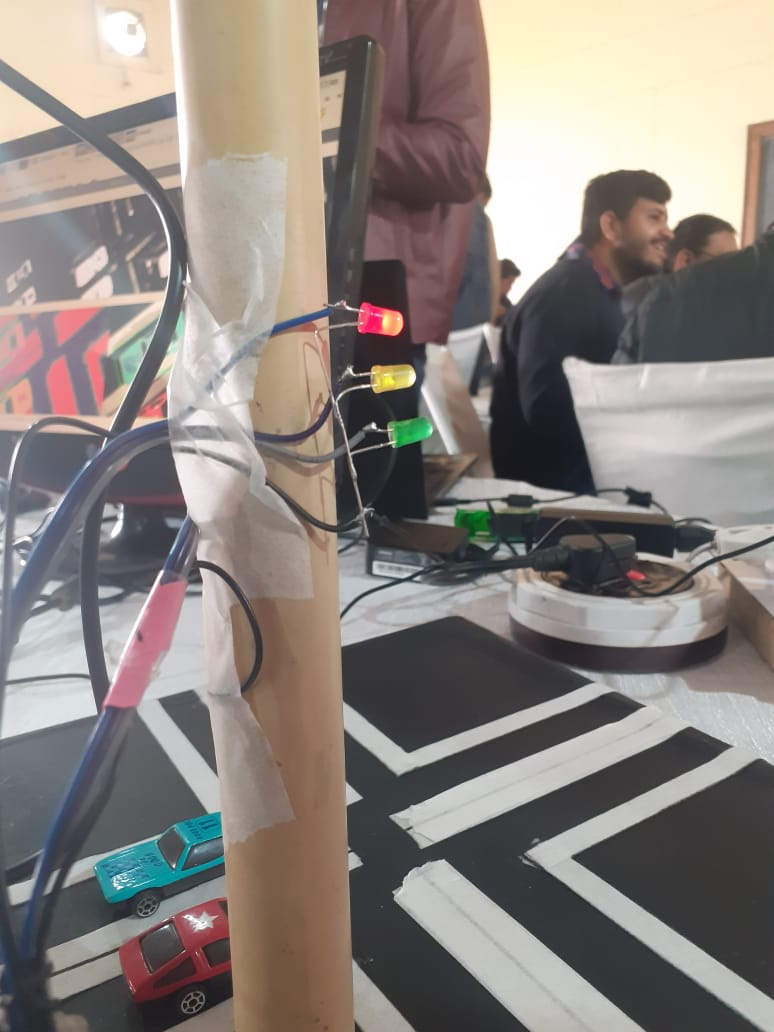
#> input picture images/WhatsApp Image 2020-01-28 at 20.06.32 (1).jpeg, 774 x 1032 px, given in place of the camera
$ python traffic_modif3.py
#> lines starting #> are read from the running program, lines starting #| are printed output that depends on the picture; after the words box and inside, x2 and y2 are one past the last pixel; in counts of white or black regions, pixels touching at a corner belong together
import numpy as np
import time
import cv2
# [7 lines of commented-out code are left out]


cam=cv2.VideoCapture(0)
cam.set(4,480) #Width=480
cam.set(5,480) #Height=480
cam.set(6,30) #FrameRate = 30

time.sleep(0.1)

colorLower = np.array([0,100,100]) #mid blue
colorUpper = np.array([179,255,255]) #light blue

initvert = 0
inithoriz = 0
counter = 0


xur = 0
yur = 0
xul = 0
yul = 0
xdr = 0
ydr = 0
xdl = 0
ydl = 0

t = 0
t1 = time.time()

while t < 1 and cam.isOpened():
    ret,frame = cam.read()
#> frame is the input picture: shape (1032, 774, 3); mean B, G, R 125.5, 130.3, 138.1
    frame = np.array(frame) #Transform frame into array
    hsv = cv2.cvtColor(frame,cv2.COLOR_RGB2HSV)
#> hsv: shape (1032, 774, 3); mean H, S, V 80.3, 35.5, 141.6

    mask = cv2.inRange(hsv,colorLower,colorUpper)
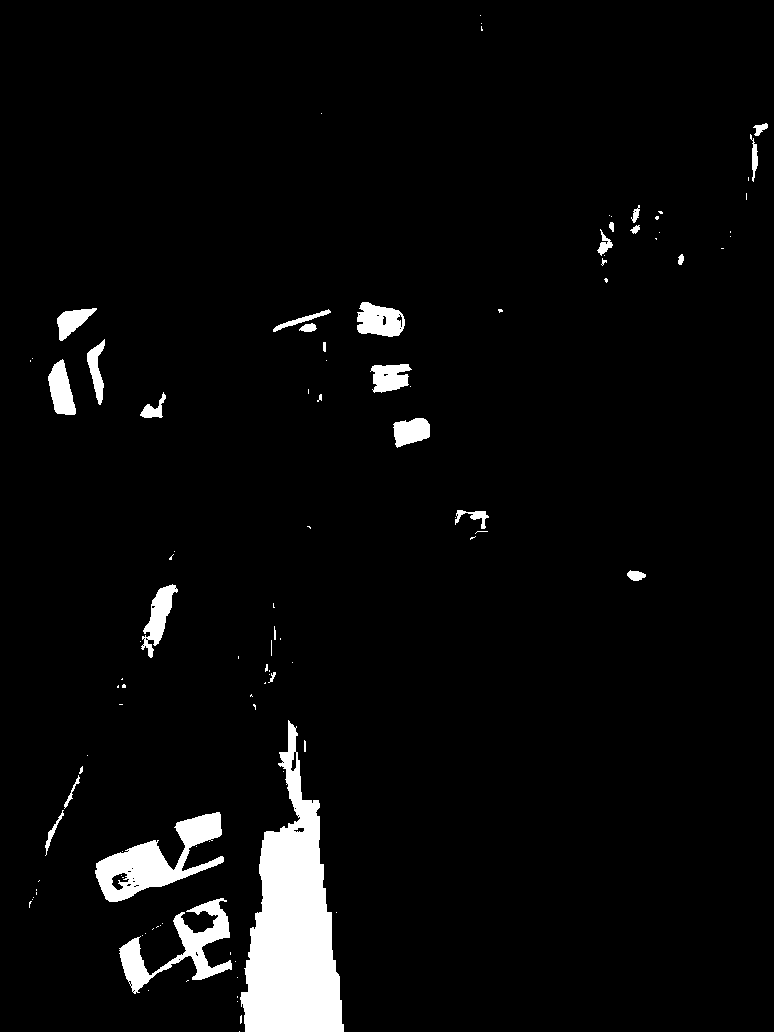
#> mask: shape (1032, 774); 4.2% white; 105 white regions (74 under 20 px), largest, box (x1, y1, x2, y2) and area: (240, 720, 344, 1032) 17439, (95, 812, 224, 902) 4603, (119, 898, 232, 994) 3245

    mask = cv2.blur(mask,(3,3))

    mask= cv2.dilate(mask,None,iterations=10)

    mask= cv2.erode(mask,None,iterations=1)

    mask= cv2.dilate(mask,None,iterations=5)
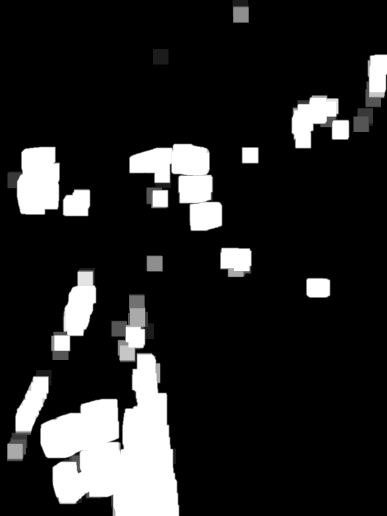
#> mask: shape (1032, 774) (shown at 1/2 size); min 0, max 255, mean 37.5


    me,thresh = cv2.threshold(mask,127,255,cv2.THRESH_BINARY)
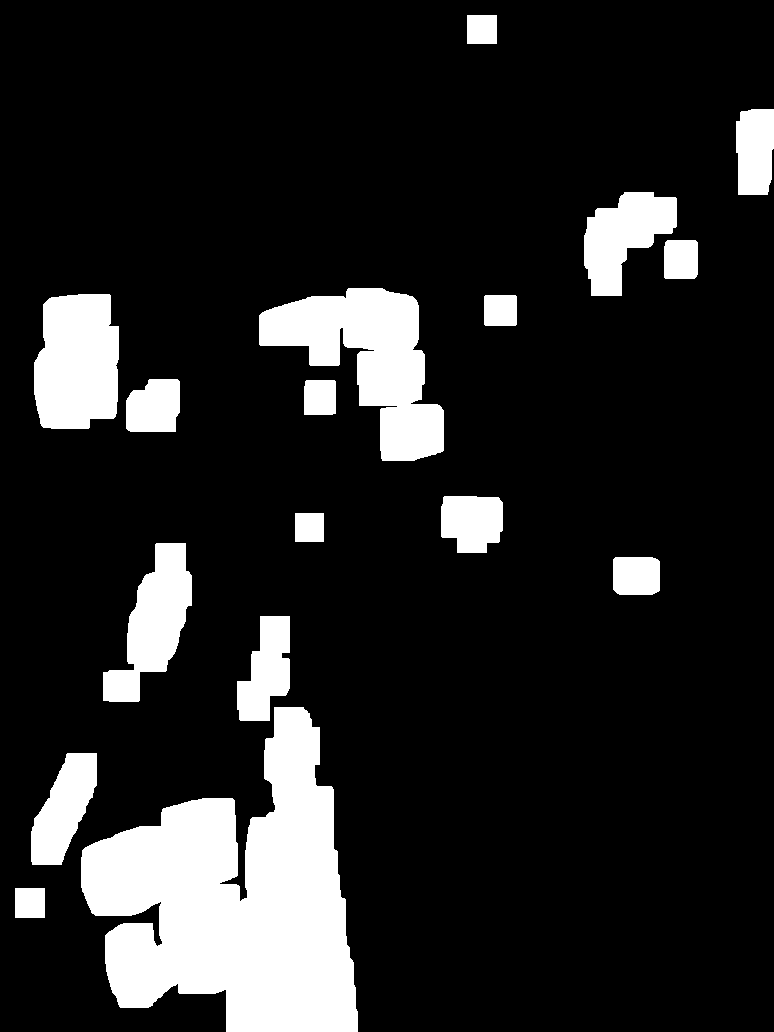
#> thresh: shape (1032, 774); 14.6% white; 17 white regions

    cnts = cv2.findContours(thresh,cv2.RETR_TREE,cv2.CHAIN_APPROX_SIMPLE)[-2]
#> cnts = 17 contours; largest, box (x1, y1, x2, y2) and area: (81, 707, 358, 1032) 52968, (259, 288, 444, 461) 15286, (34, 294, 119, 429) 9814, (103, 543, 192, 702) 6846, (584, 192, 677, 296) 5558

    center = None

    print("Centers")

    if len(cnts) > 0:
        for c in cnts:
            (x,y),radius = cv2.minEnclosingCircle(c)
            center = (int(x),int(y))
            print(center)
            radius = int(radius)
            cv2.circle(frame,center,radius,(0,255,0),2)

            x = int(x)
            y = int(y)

            if x > 240: #right
                if y > 240: #up
                    xur = x
                    yur = y

                if y < 240: #down
                    xdr = x
                    ydr = y
            if x < 240: #left
                if y > 240: #up
                    xul = x
                    yul = y

                if y < 240: #down
                    xdl = x
                    ydl = y
#> this loop made 17 passes
#> (c, x, y, radius, xul, yul) on pass 1: ([[15, 888], [15, 917], [44, 917], [44, 888]], 29, 902, 20, 29, 902)
#> (printed output is left out)
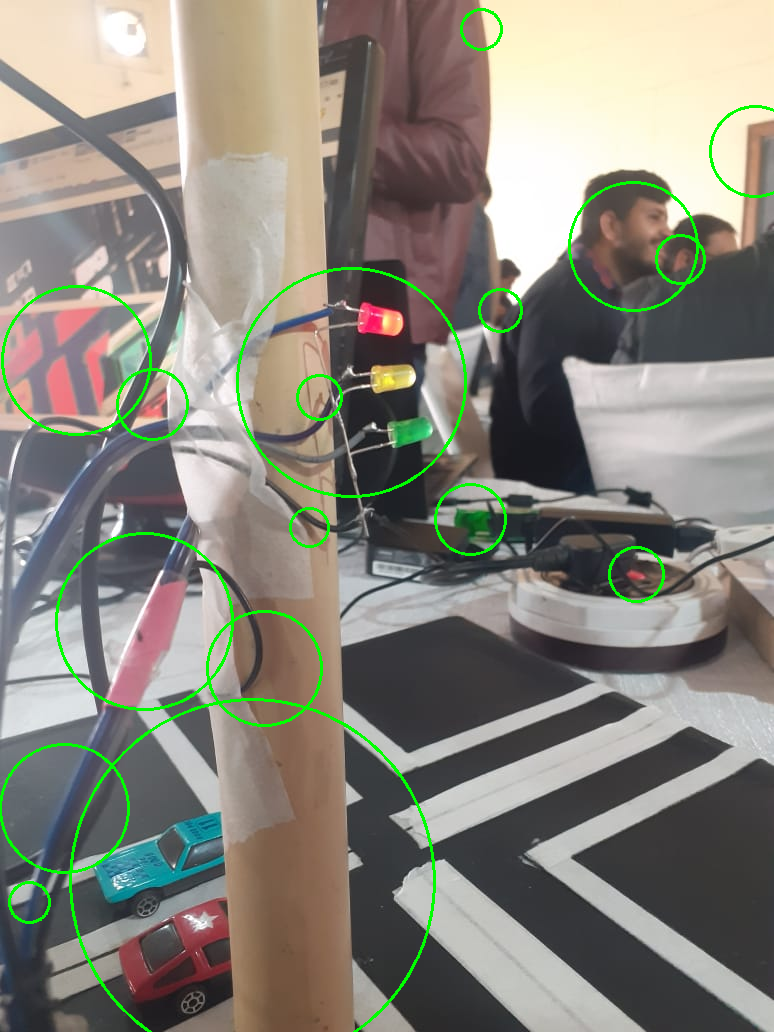
#> frame: shape (1032, 774, 3); 1.99% of pixels changed, all inside (x1, y1, x2, y2) = (0, 8, 774, 1032)


    t2 = time.time()
    t = t2-t1


print("upright",xur,yur)
print("downright",xdr,ydr)
print("upleft",xul,yul)
print("downleft",xdl,ydl)
print('\n')
print("Remove calibration objects")

time.sleep(5)

while(cam.isOpened()):
    ret,frame = cam.read()
    frame = np.array(frame) #Transform frame into array
    hsv = cv2.cvtColor(frame,cv2.COLOR_BGR2HSV)

    mask = cv2.inRange(hsv,colorLower,colorUpper)
    maskhsv = cv2.resize(mask,(250,250))

    mask = cv2.blur(mask,(3,3))
    mask1 = cv2.resize(mask,(250,250))
    #cv2.imshow("mask1",mask)

    mask= cv2.dilate(mask,None,iterations=10)
    mask2=cv2.resize(mask,(250,250))
    #cv2.imshow("mask2",mask)

    mask= cv2.erode(mask,None,iterations=1)
    mask3 = cv2.resize(mask,(250,250))
    #cv2.imshow("mask3",mask)

    mask= cv2.dilate(mask,None,iterations=5)
    mask4=cv2.resize(mask,(250,250))
    #cv2.imshow("mask4",mask)

    imstack = np.hstack((maskhsv,mask1,mask2,mask3,mask4))
    cv2.imshow("masks",imstack)


    me,thresh = cv2.threshold(mask,127,255,cv2.THRESH_BINARY)
    cv2.imshow("thresh",thresh)

    cnts = cv2.findContours(thresh,cv2.RETR_TREE,cv2.CHAIN_APPROX_SIMPLE)[-2]
    #print(cnts)

    center = None

    vert = 0
    horiz = 0

    if len(cnts) > 0:
        priority = 0

        for c in cnts:
            rect = cv2.minAreaRect(c)
            (x,y),(width,height),angle = cv2.minAreaRect(c)
            box = cv2.boxPoints(rect)
            box = np.int0(box)
            Area = width*height

            if Area > 16000:
                priority = 1

        for c in cnts:
            rect = cv2.minAreaRect(c)
            (x,y),(width,height),angle = cv2.minAreaRect(c)
            box = cv2.boxPoints(rect)
            box = np.int0(box)
            Area = width*height


            x = int(x)
            y = int(y)

            if priority == 1 and Area > 16000:
                if xul < x < xur: #vertical road
                    if y > yur:
                        GPIO.output(21,GPIO.HIGH) #Red hor
                        GPIO.output(23,GPIO.HIGH) #Green vert
                        GPIO.output(25,GPIO.LOW) #Green hor
                        GPIO.output(16,GPIO.LOW) #Red vert
                        cv2.drawContours(frame,[box],0,(0,255,0),2)
                        print("PRIORITY FOR VERTICAL LANE")
                        print ("----------------------------")

                    elif y < ydr:
                        GPIO.output(21,GPIO.HIGH) #Red hor
                        GPIO.output(23,GPIO.HIGH) #Green vert
                        GPIO.output(25,GPIO.LOW) #Green hor
                        GPIO.output(16,GPIO.LOW) #Red vert
                        cv2.drawContours(frame,[box],0,(0,255,0),2)
                        print("PRIORITY FOR VERTICAL LANE")
                        print ("----------------------------")

                if ydr < y < yur: #horizontal road
                    if x > xur:
                        GPIO.output(25,GPIO.HIGH) #Green hor
                        GPIO.output(16,GPIO.HIGH) #Red vert
                        GPIO.output(21,GPIO.LOW) #Red hor
                        GPIO.output(23,GPIO.LOW) #Green vert
                        cv2.drawContours(frame,[box],0,(0,255,0),2)
                        print("PRIORITY FOR HORIZONTAL LANE")
                        print ("----------------------------")
                    elif x < xul:
                        GPIO.output(25,GPIO.HIGH) #Green hor
                        GPIO.output(16,GPIO.HIGH) #Red vert
                        GPIO.output(21,GPIO.LOW) #Red hor
                        GPIO.output(23,GPIO.LOW) #Green vert
                        cv2.drawContours(frame,[box],0,(0,255,0),2)
                        print("PRIORITY FOR HORIZONTAL LANE")
                        print ("----------------------------")

            if priority == 0:
                if xul < x < xur: #vertical road
                    if y > yur:
                        vert = vert +1 #up
                        cv2.drawContours(frame,[box],0,(0,255,0),2)
                    elif y < ydr:
                        vert = vert +1 #down
                        cv2.drawContours(frame,[box],0,(0,255,0),2)
                    else:
                        vert = vert
                if ydr < y < yur: #horizontal road
                    if x > xur:
                        horiz = horiz +1 #right
                        cv2.drawContours(frame,[box],0,(0,255,0),2)
                    elif x < xul:
                        horiz = horiz +1 #left
                        cv2.drawContours(frame,[box],0,(0,255,0),2)
                    else:
                        horiz = horiz
                if vert != initvert:
                    print("Cars in vertical lane: ", str(vert))
                    initvert = vert
                    print("Cars in horizontal lane: ", str(horiz))
                    inithoriz = horiz
                    print ("----------------------------")

                if horiz != inithoriz:
                    print("Cars in vertical lane: ", str(vert))
                    initvert = vert
                    print("Cars in horizontal lane: ", str(horiz))
                    inithoriz = horiz
                    print ("----------------------------")

                if vert < horiz:
                    GPIO.output(25,GPIO.HIGH) #Green hor
                    GPIO.output(16,GPIO.HIGH) #Red vert
                    GPIO.output(21,GPIO.LOW) #Red hor
                    GPIO.output(23,GPIO.LOW) #Green vert
                if horiz < vert:
                    GPIO.output(21,GPIO.HIGH) #Red hor
                    GPIO.output(23,GPIO.HIGH) #Green vert
                    GPIO.output(25,GPIO.LOW) #Green hor
                    GPIO.output(16,GPIO.LOW) #Red vert'''

hsvim = cv2.resize(hsv,(500,500))
frameim = cv2.resize(frame,(500,500))
imstack2 = np.hstack((hsvim,frameim))
cv2.imshow("Frame + hsv",imstack2)


'''if cv2.waitKey(1) & 0xFF == ord('q'):
            break'''

cam.release()
cv2.destroyAllWindows()
#GPIO.cleanup()

$ run again, on images/WhatsApp Image 2020-01-28 at 20.06.32 (2).jpeg
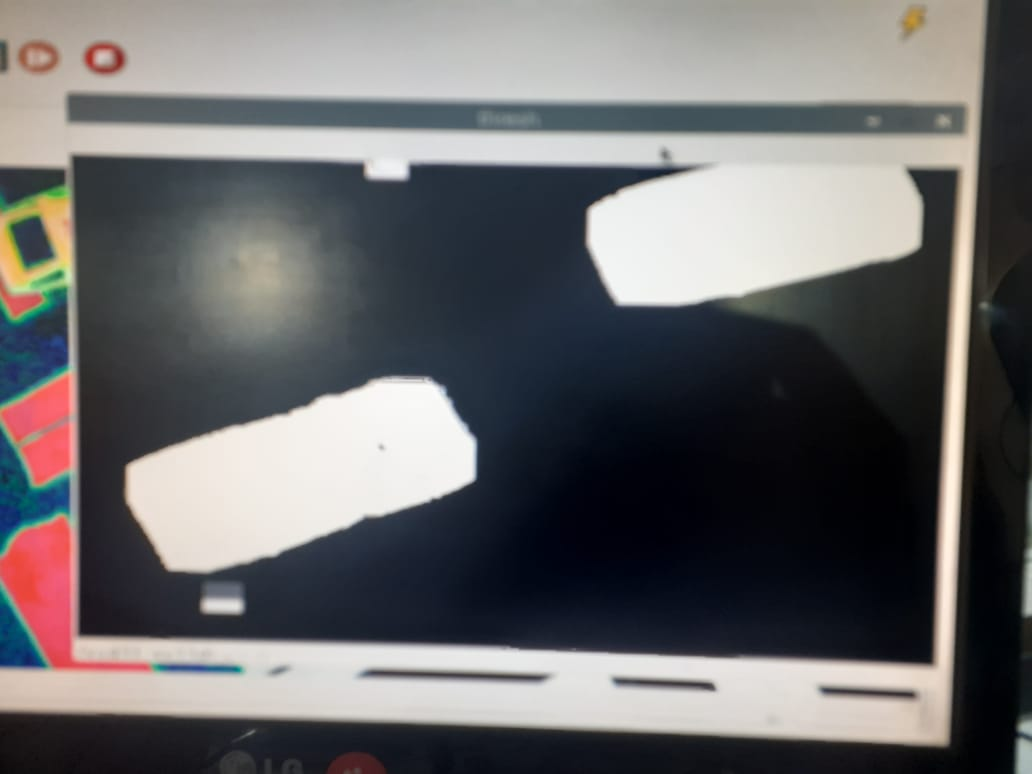
#> input picture images/WhatsApp Image 2020-01-28 at 20.06.32 (2).jpeg, 1032 x 774 px, given in place of the camera
#> frame is the input picture: shape (774, 1032, 3); mean B, G, R 105.6, 104.3, 105.3
#> hsv: shape (774, 1032, 3); mean H, S, V 56.4, 62.9, 113.4
#> `mask = cv2.inRange(hsv,colorLower,colorUpper)`:
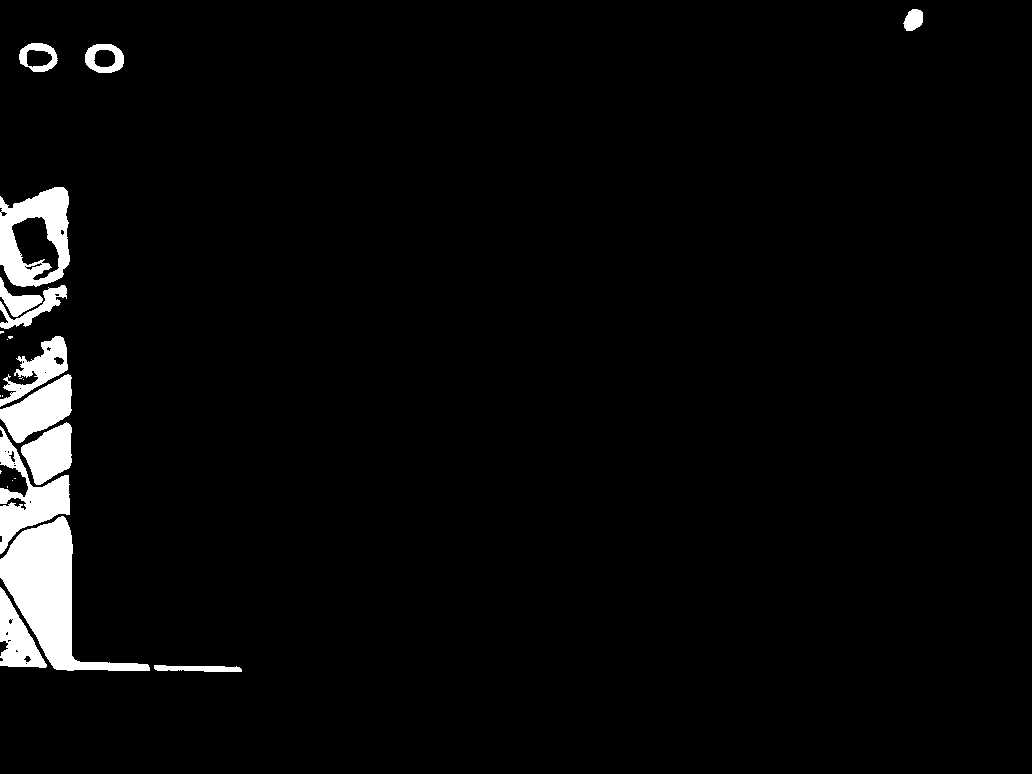
#> mask: shape (774, 1032); 3.4% white; 24 white regions (11 under 20 px), largest, box (x1, y1, x2, y2) and area: (0, 516, 150, 671) 8084, (0, 187, 70, 287) 4085, (0, 426, 70, 554) 3320
#> thresh: shape (774, 1032); 7.2% white; 3 white regions
#> cnts = 4 contours, 1 with area under 20; largest, box (x1, y1, x2, y2) and area: (0, 173, 256, 686) 47882, (5, 29, 138, 87) 6984, (890, 0, 937, 45) 1974
#> the loop `for c in cnts:` made 4 passes
#> (c, x, y, radius, xul, yul) on pass 2: ([[25, 341], [26, 340], [27, 341], [26, 342]], 26, 341, 1, 26, 341)
#> (printed output is left out)
#> after the loop `for c in cnts:`:
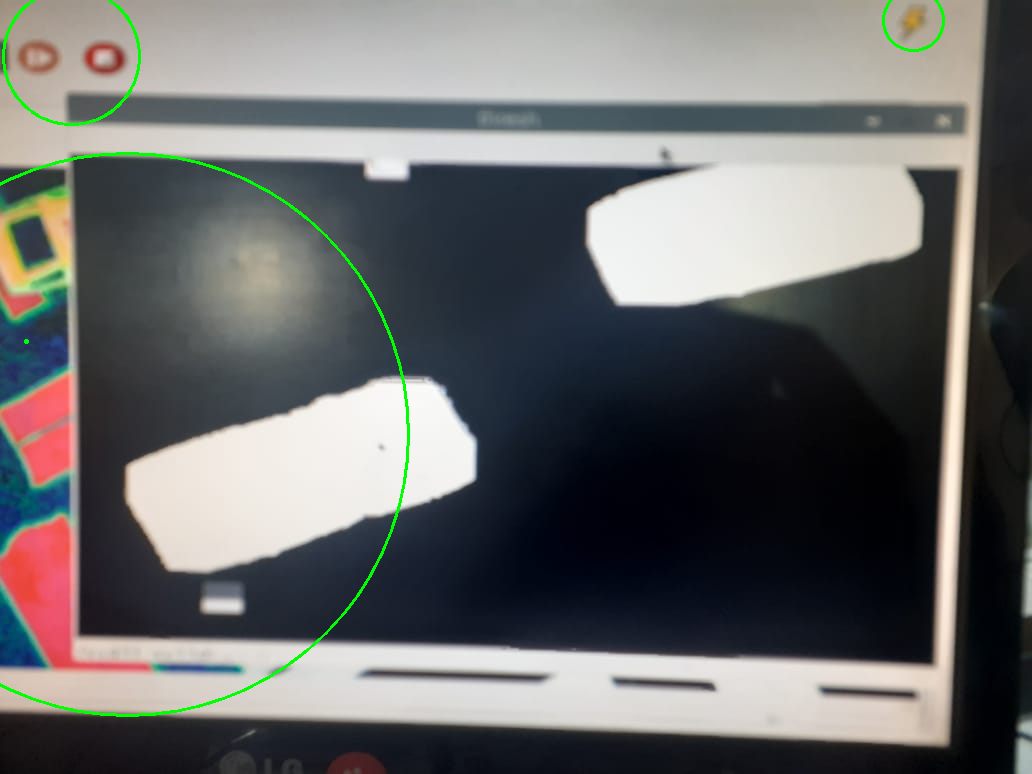
#> frame: shape (774, 1032, 3); 0.61% of pixels changed, all inside (x1, y1, x2, y2) = (0, 0, 945, 717)
